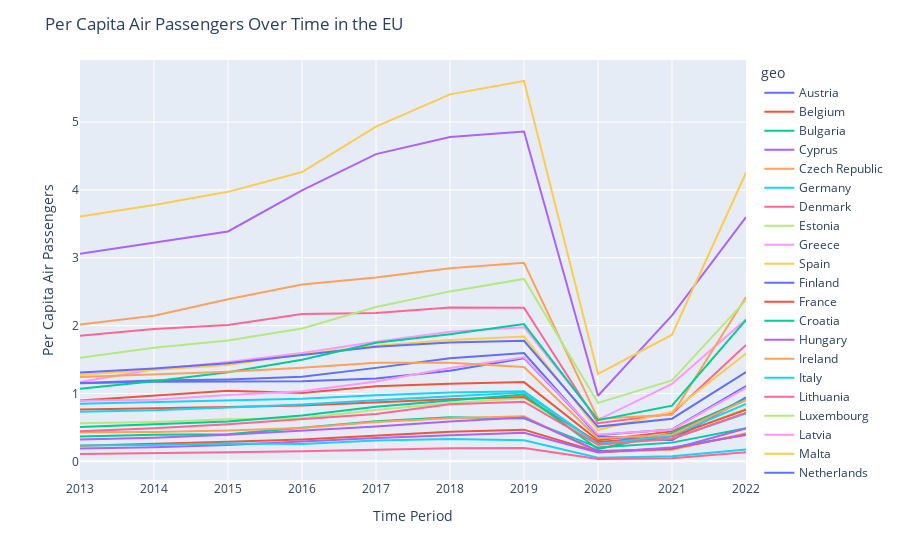
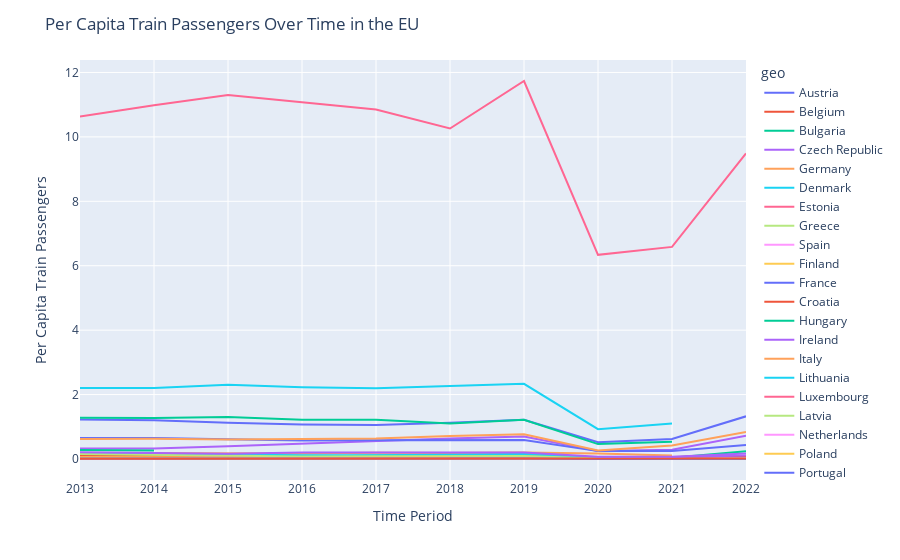

The notebook cell saved with these charts, in order:
### Code cell
fig1 = px.line(df_air_pas_2013, x='TIME_PERIOD', y='per_capita', color='geo')
fig1.update_layout(title_text="Per Capita Air Passengers Over Time in the EU", xaxis_title='Time Period', yaxis_title='Per Capita Air Passengers')
fig1.show()

fig2 = px.line(df_train_pas_2013, x='TIME_PERIOD', y='per_capita', color='geo')
fig2.update_layout(title_text="Per Capita Train Passengers Over Time in the EU", xaxis_title='Time Period', yaxis_title='Per Capita Train Passengers')
fig2.show()

### Figure 1 — Plotly figure (JSON) as saved in the notebook; plotly's stock layout.template omitted (floating-point values rounded to 4 significant figures)
{"data": [{"hovertemplate": "geo=Austria<br>TIME_PERIOD=%{x}<br>per_capita=%{y}<extra></extra>", "legendgroup": "Austria", "line": {"color": "#636efa", "dash": "solid"}, "marker": {"symbol": "circle"}, "mode": "lines", "name": "Austria", "orientation": "v", "showlegend": true, "type": "scatter", "x": [2013, 2014, 2015, 2016, 2017, 2018, 2019, 2020, 2021, 2022], "xaxis": "x", "y": [1.152, 1.172, 1.178, 1.181, 1.221, 1.334, 1.521, 0.3894, 0.4699, 1.111], "yaxis": "y"}, {"hovertemplate": "geo=Belgium<br>TIME_PERIOD=%{x}<br>per_capita=%{y}<extra></extra>", "legendgroup": "Belgium", "line": {"color": "#EF553B", "dash": "solid"}, "marker": {"symbol": "circle"}, "mode": "lines", "name": "Belgium", "orientation": "v", "showlegend": true, "type": "scatter", "x": [2013, 2014, 2015, 2016, 2017, 2018, 2019, 2020, 2021, 2022], "xaxis": "x", "y": [0.8956, 0.9729, 1.041, 1.006, 1.108, 1.144, 1.168, 0.3105, 0.4416, 0.9069], "yaxis": "y"}, {"hovertemplate": "geo=Bulgaria<br>TIME_PERIOD=%{x}<br>per_capita=%{y}<extra></extra>", "legendgroup": "Bulgaria", "line": {"color": "#00cc96", "dash": "solid"}, "marker": {"symbol": "circle"}, "mode": "lines", "name": "Bulgaria", "orientation": "v", "showlegend": true, "type": "scatter", "x": [2013, 2014, 2015, 2016, 2017, 2018, 2019, 2020, 2021, 2022], "xaxis": "x", "y": [0.3673, 0.3923, 0.3995, 0.4927, 0.5904, 0.6508, 0.6325, 0.2028, 0.2759, 0.4868], "yaxis": "y"}, {"hovertemplate": "geo=Cyprus<br>TIME_PERIOD=%{x}<br>per_capita=%{y}<extra></extra>", "legendgroup": "Cyprus", "line": {"color": "#ab63fa", "dash": "solid"}, "marker": {"symbol": "circle"}, "mode": "lines", "name": "Cyprus", "orientation": "v", "showlegend": true, "type": "scatter", "x": [2013, 2014, 2015, 2016, 2017, 2018, 2019, 2020, 2021, 2022], "xaxis": "x", "y": [3.061, 3.229, 3.388, 3.993, 4.528, 4.779, 4.86, 0.9665, 2.151, 3.599], "yaxis": "y"}, {"hovertemplate": "geo=Czech Republic<br>TIME_PERIOD=%{x}<br>per_capita=%{y}<extra></extra>", "legendgroup": "Czech Republic", "line": {"color": "#FFA15A", "dash": "solid"}, "marker": {"symbol": "circle"}, "mode": "lines", "name": "Czech Republic", "orientation": "v", "showlegend": true, "type": "scatter", "x": [2013, 2014, 2015, 2016, 2017, 2018, 2019, 2020, 2021, 2022], "xaxis": "x", "y": [0.4274, 0.4344, 0.4545, 0.4897, 0.5805, 0.6355, 0.6661, 0.1351, 0.1713, 0.4145], "yaxis": "y"}, {"hovertemplate": "geo=Germany<br>TIME_PERIOD=%{x}<br>per_capita=%{y}<extra></extra>", "legendgroup": "Germany", "line": {"color": "#19d3f3", "dash": "solid"}, "marker": {"symbol": "circle"}, "mode": "lines", "name": "Germany", "orientation": "v", "showlegend": true, "type": "scatter", "x": [2013, 2014, 2015, 2016, 2017, 2018, 2019, 2020, 2021, 2022], "xaxis": "x", "y": [0.8486, 0.8726, 0.9028, 0.9231, 0.9729, 1.016, 1.032, 0.2627, 0.3346, 0.7053], "yaxis": "y"}, {"hovertemplate": "geo=Denmark<br>TIME_PERIOD=%{x}<br>per_capita=%{y}<extra></extra>", "legendgroup": "Denmark", "line": {"color": "#FF6692", "dash": "solid"}, "marker": {"symbol": "circle"}, "mode": "lines", "name": "Denmark", "orientation": "v", "showlegend": true, "type": "scatter", "x": [2013, 2014, 2015, 2016, 2017, 2018, 2019, 2020, 2021, 2022], "xaxis": "x", "y": [1.853, 1.949, 2.01, 2.17, 2.187, 2.269, 2.264, 0.5621, 0.7002, 1.715], "yaxis": "y"}, {"hovertemplate": "geo=Estonia<br>TIME_PERIOD=%{x}<br>per_capita=%{y}<extra></extra>", "legendgroup": "Estonia", "line": {"color": "#B6E880", "dash": "solid"}, "marker": {"symbol": "circle"}, "mode": "lines", "name": "Estonia", "orientation": "v", "showlegend": true, "type": "scatter", "x": [2013, 2014, 2015, 2016, 2017, 2018, 2019, 2020, 2021, 2022], "xaxis": "x", "y": [0.5608, 0.5802, 0.6212, 0.6362, 0.7571, 0.8584, 0.9296, 0.244, 0.3674, 0.7752], "yaxis": "y"}, {"hovertemplate": "geo=Greece<br>TIME_PERIOD=%{x}<br>per_capita=%{y}<extra></extra>", "legendgroup": "Greece", "line": {"color": "#FF97FF", "dash": "solid"}, "marker": {"symbol": "circle"}, "mode": "lines", "name": "Greece", "orientation": "v", "showlegend": true, "type": "scatter", "x": [2013, 2014, 2015, 2016, 2017, 2018, 2019, 2020, 2021, 2022], "xaxis": "x", "y": [1.169, 1.353, 1.466, 1.596, 1.761, 1.909, 1.977, 0.6116, 1.141, 2.092], "yaxis": "y"}, {"hovertemplate": "geo=Spain<br>TIME_PERIOD=%{x}<br>per_capita=%{y}<extra></extra>", "legendgroup": "Spain", "line": {"color": "#FECB52", "dash": "solid"}, "marker": {"symbol": "circle"}, "mode": "lines", "name": "Spain", "orientation": "v", "showlegend": true, "type": "scatter", "x": [2013, 2014, 2015, 2016, 2017, 2018, 2019, 2020, 2021, 2022], "xaxis": "x", "y": [1.276, 1.344, 1.421, 1.578, 1.705, 1.787, 1.838, 0.4616, 0.7329, 1.59], "yaxis": "y"}, {"hovertemplate": "geo=Finland<br>TIME_PERIOD=%{x}<br>per_capita=%{y}<extra></extra>", "legendgroup": "Finland", "line": {"color": "#636efa", "dash": "solid"}, "marker": {"symbol": "circle"}, "mode": "lines", "name": "Finland", "orientation": "v", "showlegend": true, "type": "scatter", "x": [2013, 2014, 2015, 2016, 2017, 2018, 2019, 2020, 2021, 2022], "xaxis": "x", "y": [1.154, 1.191, 1.208, 1.247, 1.377, 1.52, 1.595, 0.3714, 0.3111, 0.941], "yaxis": "y"}, {"hovertemplate": "geo=France<br>TIME_PERIOD=%{x}<br>per_capita=%{y}<extra></extra>", "legendgroup": "France", "line": {"color": "#EF553B", "dash": "solid"}, "marker": {"symbol": "circle"}, "mode": "lines", "name": "France", "orientation": "v", "showlegend": true, "type": "scatter", "x": [2013, 2014, 2015, 2016, 2017, 2018, 2019, 2020, 2021, 2022], "xaxis": "x", "y": [0.765, 0.779, 0.8012, 0.8241, 0.8719, 0.9136, 0.9494, 0.2848, 0.3689, 0.7606], "yaxis": "y"}, {"hovertemplate": "geo=Croatia<br>TIME_PERIOD=%{x}<br>per_capita=%{y}<extra></extra>", "legendgroup": "Croatia", "line": {"color": "#00cc96", "dash": "solid"}, "marker": {"symbol": "circle"}, "mode": "lines", "name": "Croatia", "orientation": "v", "showlegend": true, "type": "scatter", "x": [2013, 2014, 2015, 2016, 2017, 2018, 2019, 2020, 2021, 2022], "xaxis": "x", "y": [0.5075, 0.5466, 0.5879, 0.6743, 0.8046, 0.896, 0.9851, 0.181, 0.4175, 0.9215], "yaxis": "y"}, {"hovertemplate": "geo=Hungary<br>TIME_PERIOD=%{x}<br>per_capita=%{y}<extra></extra>", "legendgroup": "Hungary", "line": {"color": "#ab63fa", "dash": "solid"}, "marker": {"symbol": "circle"}, "mode": "lines", "name": "Hungary", "orientation": "v", "showlegend": true, "type": "scatter", "x": [2013, 2014, 2015, 2016, 2017, 2018, 2019, 2020, 2021, 2022], "xaxis": "x", "y": [0.322, 0.3465, 0.3923, 0.4484, 0.5151, 0.5867, 0.646, 0.1533, 0.1812, 0.4835], "yaxis": "y"}, {"hovertemplate": "geo=Ireland<br>TIME_PERIOD=%{x}<br>per_capita=%{y}<extra></extra>", "legendgroup": "Ireland", "line": {"color": "#FFA15A", "dash": "solid"}, "marker": {"symbol": "circle"}, "mode": "lines", "name": "Ireland", "orientation": "v", "showlegend": true, "type": "scatter", "x": [2013, 2014, 2015, 2016, 2017, 2018, 2019, 2020, 2021, 2022], "xaxis": "x", "y": [2.017, 2.144, 2.388, 2.607, 2.708, 2.844, 2.925, 0.6296, 0.6869, 2.421], "yaxis": "y"}, {"hovertemplate": "geo=Italy<br>TIME_PERIOD=%{x}<br>per_capita=%{y}<extra></extra>", "legendgroup": "Italy", "line": {"color": "#19d3f3", "dash": "solid"}, "marker": {"symbol": "circle"}, "mode": "lines", "name": "Italy", "orientation": "v", "showlegend": true, "type": "scatter", "x": [2013, 2014, 2015, 2016, 2017, 2018, 2019, 2020, 2021, 2022], "xaxis": "x", "y": [0.7301, 0.7535, 0.7938, 0.8379, 0.9003, 0.9584, 1.015, 0.2561, 0.381, 0.848], "yaxis": "y"}, {"hovertemplate": "geo=Lithuania<br>TIME_PERIOD=%{x}<br>per_capita=%{y}<extra></extra>", "legendgroup": "Lithuania", "line": {"color": "#FF6692", "dash": "solid"}, "marker": {"symbol": "circle"}, "mode": "lines", "name": "Lithuania", "orientation": "v", "showlegend": true, "type": "scatter", "x": [2013, 2014, 2015, 2016, 2017, 2018, 2019, 2020, 2021, 2022], "xaxis": "x", "y": [0.4429, 0.4878, 0.547, 0.6265, 0.6963, 0.8416, 0.88, 0.2441, 0.3332, 0.7185], "yaxis": "y"}, {"hovertemplate": "geo=Luxembourg<br>TIME_PERIOD=%{x}<br>per_capita=%{y}<extra></extra>", "legendgroup": "Luxembourg", "line": {"color": "#B6E880", "dash": "solid"}, "marker": {"symbol": "circle"}, "mode": "lines", "name": "Luxembourg", "orientation": "v", "showlegend": true, "type": "scatter", "x": [2013, 2014, 2015, 2016, 2017, 2018, 2019, 2020, 2021, 2022], "xaxis": "x", "y": [1.527, 1.674, 1.781, 1.958, 2.275, 2.505, 2.688, 0.8611, 1.193, 2.376], "yaxis": "y"}, {"hovertemplate": "geo=Latvia<br>TIME_PERIOD=%{x}<br>per_capita=%{y}<extra></extra>", "legendgroup": "Latvia", "line": {"color": "#FF97FF", "dash": "solid"}, "marker": {"symbol": "circle"}, "mode": "lines", "name": "Latvia", "orientation": "v", "showlegend": true, "type": "scatter", "x": [2013, 2014, 2015, 2016, 2017, 2018, 2019, 2020, 2021, 2022], "xaxis": "x", "y": [0.8932, 0.907, 0.9794, 1.034, 1.178, 1.375, 1.533, 0.3953, 0.4664, 1.082], "yaxis": "y"}, {"hovertemplate": "geo=Malta<br>TIME_PERIOD=%{x}<br>per_capita=%{y}<extra></extra>", "legendgroup": "Malta", "line": {"color": "#FECB52", "dash": "solid"}, "marker": {"symbol": "circle"}, "mode": "lines", "name": "Malta", "orientation": "v", "showlegend": true, "type": "scatter", "x": [2013, 2014, 2015, 2016, 2017, 2018, 2019, 2020, 2021, 2022], "xaxis": "x", "y": [3.607, 3.776, 3.971, 4.264, 4.934, 5.408, 5.605, 1.287, 1.866, 4.253], "yaxis": "y"}, {"hovertemplate": "geo=Netherlands<br>TIME_PERIOD=%{x}<br>per_capita=%{y}<extra></extra>", "legendgroup": "Netherlands", "line": {"color": "#636efa", "dash": "solid"}, "marker": {"symbol": "circle"}, "mode": "lines", "name": "Netherlands", "orientation": "v", "showlegend": true, "type": "scatter", "x": [2013, 2014, 2015, 2016, 2017, 2018, 2019, 2020, 2021, 2022], "xaxis": "x", "y": [1.308, 1.369, 1.444, 1.565, 1.687, 1.752, 1.776, 0.5124, 0.6291, 1.317], "yaxis": "y"}, {"hovertemplate": "geo=Poland<br>TIME_PERIOD=%{x}<br>per_capita=%{y}<extra></extra>", "legendgroup": "Poland", "line": {"color": "#EF553B", "dash": "solid"}, "marker": {"symbol": "circle"}, "mode": "lines", "name": "Poland", "orientation": "v", "showlegend": true, "type": "scatter", "x": [2013, 2014, 2015, 2016, 2017, 2018, 2019, 2020, 2021, 2022], "xaxis": "x", "y": [0.2311, 0.2557, 0.2875, 0.3212, 0.3751, 0.4356, 0.4673, 0.1377, 0.1887, 0.395], "yaxis": "y"}, {"hovertemplate": "geo=Portugal<br>TIME_PERIOD=%{x}<br>per_capita=%{y}<extra></extra>", "legendgroup": "Portugal", "line": {"color": "#00cc96", "dash": "solid"}, "marker": {"symbol": "circle"}, "mode": "lines", "name": "Portugal", "orientation": "v", "showlegend": true, "type": "scatter", "x": [2013, 2014, 2015, 2016, 2017, 2018, 2019, 2020, 2021, 2022], "xaxis": "x", "y": [1.07, 1.18, 1.312, 1.496, 1.748, 1.874, 2.023, 0.6076, 0.8203, 2.084], "yaxis": "y"}, {"hovertemplate": "geo=Romania<br>TIME_PERIOD=%{x}<br>per_capita=%{y}<extra></extra>", "legendgroup": "Romania", "line": {"color": "#ab63fa", "dash": "solid"}, "marker": {"symbol": "circle"}, "mode": "lines", "name": "Romania", "orientation": "v", "showlegend": true, "type": "scatter", "x": [2013, 2014, 2015, 2016, 2017, 2018, 2019, 2020, 2021, 2022], "xaxis": "x", "y": [0.1891, 0.2067, 0.2393, 0.2899, 0.3451, 0.3833, 0.4199, 0.1297, 0.2044, 0.3878], "yaxis": "y"}, {"hovertemplate": "geo=Sweden<br>TIME_PERIOD=%{x}<br>per_capita=%{y}<extra></extra>", "legendgroup": "Sweden", "line": {"color": "#FFA15A", "dash": "solid"}, "marker": {"symbol": "circle"}, "mode": "lines", "name": "Sweden", "orientation": "v", "showlegend": true, "type": "scatter", "x": [2013, 2014, 2015, 2016, 2017, 2018, 2019, 2020, 2021, 2022], "xaxis": "x", "y": [1.244, 1.284, 1.319, 1.38, 1.454, 1.455, 1.39, 0.341, 0.3932, 0.9055], "yaxis": "y"}, {"hovertemplate": "geo=Slovenia<br>TIME_PERIOD=%{x}<br>per_capita=%{y}<extra></extra>", "legendgroup": "Slovenia", "line": {"color": "#19d3f3", "dash": "solid"}, "marker": {"symbol": "circle"}, "mode": "lines", "name": "Slovenia", "orientation": "v", "showlegend": true, "type": "scatter", "x": [2013, 2014, 2015, 2016, 2017, 2018, 2019, 2020, 2021, 2022], "xaxis": "x", "y": [0.2324, 0.2397, 0.2631, 0.2571, 0.3078, 0.3311, 0.3123, 0.0519, 0.07516, 0.1738], "yaxis": "y"}, {"hovertemplate": "geo=Slovakia<br>TIME_PERIOD=%{x}<br>per_capita=%{y}<extra></extra>", "legendgroup": "Slovakia", "line": {"color": "#FF6692", "dash": "solid"}, "marker": {"symbol": "circle"}, "mode": "lines", "name": "Slovakia", "orientation": "v", "showlegend": true, "type": "scatter", "x": [2013, 2014, 2015, 2016, 2017, 2018, 2019, 2020, 2021, 2022], "xaxis": "x", "y": [0.1088, 0.1166, 0.1355, 0.1503, 0.1671, 0.194, 0.1969, 0.03467, 0.04445, 0.1351], "yaxis": "y"}], "layout": {"legend": {"title": {"text": "geo"}, "tracegroupgap": 0}, "margin": {"t": 60}, "title": {"text": "Per Capita Air Passengers Over Time in the EU"}, "xaxis": {"anchor": "y", "domain": [0, 1], "title": {"text": "Time Period"}}, "yaxis": {"anchor": "x", "domain": [0, 1], "title": {"text": "Per Capita Air Passengers"}}}}

### Figure 2 — Plotly figure (JSON) as saved in the notebook; plotly's stock layout.template omitted (floating-point values rounded to 4 significant figures)
{"data": [{"hovertemplate": "geo=Austria<br>TIME_PERIOD=%{x}<br>per_capita=%{y}<extra></extra>", "legendgroup": "Austria", "line": {"color": "#636efa", "dash": "solid"}, "marker": {"symbol": "circle"}, "mode": "lines", "name": "Austria", "orientation": "v", "showlegend": true, "type": "scatter", "x": [2013, 2014, 2015, 2016, 2017, 2018, 2019, 2020, 2021, 2022], "xaxis": "x", "y": [1.227, 1.203, 1.126, 1.069, 1.057, 1.124, 1.218, 0.5183, 0.6221, 1.325], "yaxis": "y"}, {"hovertemplate": "geo=Belgium<br>TIME_PERIOD=%{x}<br>per_capita=%{y}<extra></extra>", "legendgroup": "Belgium", "line": {"color": "#EF553B", "dash": "solid"}, "marker": {"symbol": "circle"}, "mode": "lines", "name": "Belgium", "orientation": "v", "showlegend": true, "type": "scatter", "x": [2013, 2014, 2015, 2016, 2017, 2018, 2019, 2020, 2021, 2022], "xaxis": "x", "y": [null, null, null, null, null, null, null, null, null, null], "yaxis": "y"}, {"hovertemplate": "geo=Bulgaria<br>TIME_PERIOD=%{x}<br>per_capita=%{y}<extra></extra>", "legendgroup": "Bulgaria", "line": {"color": "#00cc96", "dash": "solid"}, "marker": {"symbol": "circle"}, "mode": "lines", "name": "Bulgaria", "orientation": "v", "showlegend": true, "type": "scatter", "x": [2013, 2014, 2015, 2016, 2017, 2018, 2019, 2020, 2021, 2022], "xaxis": "x", "y": [0.04558, 0.03989, 0.03249, 0.07199, 0.1104, 0.1128, 0.1491, 0.04301, 0.03962, 0.2398], "yaxis": "y"}, {"hovertemplate": "geo=Czech Republic<br>TIME_PERIOD=%{x}<br>per_capita=%{y}<extra></extra>", "legendgroup": "Czech Republic", "line": {"color": "#ab63fa", "dash": "solid"}, "marker": {"symbol": "circle"}, "mode": "lines", "name": "Czech Republic", "orientation": "v", "showlegend": true, "type": "scatter", "x": [2013, 2014, 2015, 2016, 2017, 2018, 2019, 2020, 2021, 2022], "xaxis": "x", "y": [0.3232, 0.3282, 0.3957, 0.48, 0.5474, 0.6385, 0.6966, 0.2459, 0.2896, 0.72], "yaxis": "y"}, {"hovertemplate": "geo=Germany<br>TIME_PERIOD=%{x}<br>per_capita=%{y}<extra></extra>", "legendgroup": "Germany", "line": {"color": "#FFA15A", "dash": "solid"}, "marker": {"symbol": "circle"}, "mode": "lines", "name": "Germany", "orientation": "v", "showlegend": true, "type": "scatter", "x": [2013, 2014, 2015, 2016, 2017, 2018, 2019, 2020, 2021], "xaxis": "x", "y": [0.1881, 0.1864, 0.1726, 0.1695, 0.1921, 0.1859, 0.205, 0.1735, 0.112], "yaxis": "y"}, {"hovertemplate": "geo=Denmark<br>TIME_PERIOD=%{x}<br>per_capita=%{y}<extra></extra>", "legendgroup": "Denmark", "line": {"color": "#19d3f3", "dash": "solid"}, "marker": {"symbol": "circle"}, "mode": "lines", "name": "Denmark", "orientation": "v", "showlegend": true, "type": "scatter", "x": [2013, 2014, 2015, 2016, 2017, 2018, 2019, 2020, 2021], "xaxis": "x", "y": [2.204, 2.204, 2.304, 2.228, 2.198, 2.265, 2.333, 0.925, 1.104], "yaxis": "y"}, {"hovertemplate": "geo=Estonia<br>TIME_PERIOD=%{x}<br>per_capita=%{y}<extra></extra>", "legendgroup": "Estonia", "line": {"color": "#FF6692", "dash": "solid"}, "marker": {"symbol": "circle"}, "mode": "lines", "name": "Estonia", "orientation": "v", "showlegend": true, "type": "scatter", "x": [2013, 2014, 2015, 2016, 2017, 2018, 2019, 2020, 2021, 2022], "xaxis": "x", "y": [0.09241, 0.07372, 0.04183, 0.07827, 0.08133, 0.08111, 0.08454, 0.00602, 0, 0], "yaxis": "y"}, {"hovertemplate": "geo=Greece<br>TIME_PERIOD=%{x}<br>per_capita=%{y}<extra></extra>", "legendgroup": "Greece", "line": {"color": "#B6E880", "dash": "solid"}, "marker": {"symbol": "circle"}, "mode": "lines", "name": "Greece", "orientation": "v", "showlegend": true, "type": "scatter", "x": [2013, 2014, 2015, 2016, 2017, 2018, 2019, 2020, 2021, 2022], "xaxis": "x", "y": [0.0004544, 0.003935, 0.002947, 0.001947, 0.002043, 0.001583, 0.0007459, 0, 0, 0], "yaxis": "y"}, {"hovertemplate": "geo=Spain<br>TIME_PERIOD=%{x}<br>per_capita=%{y}<extra></extra>", "legendgroup": "Spain", "line": {"color": "#FF97FF", "dash": "solid"}, "marker": {"symbol": "circle"}, "mode": "lines", "name": "Spain", "orientation": "v", "showlegend": true, "type": "scatter", "x": [2013, 2014, 2015, 2016, 2017, 2018, 2019, 2020, 2021, 2022], "xaxis": "x", "y": [0.008261, 0.02191, 0.02237, 0.02293, 0.023, 0.02205, 0.02258, 0.005873, 0.008207, 0.01693], "yaxis": "y"}, {"hovertemplate": "geo=Finland<br>TIME_PERIOD=%{x}<br>per_capita=%{y}<extra></extra>", "legendgroup": "Finland", "line": {"color": "#FECB52", "dash": "solid"}, "marker": {"symbol": "circle"}, "mode": "lines", "name": "Finland", "orientation": "v", "showlegend": true, "type": "scatter", "x": [2013, 2014, 2015, 2016, 2017, 2018, 2019, 2020, 2021, 2022], "xaxis": "x", "y": [0.1102, 0.09502, 0.07822, 0.08237, 0.09958, 0.1001, 0.1158, 0.02136, 0.0007228, 0.005587], "yaxis": "y"}, {"hovertemplate": "geo=France<br>TIME_PERIOD=%{x}<br>per_capita=%{y}<extra></extra>", "legendgroup": "France", "line": {"color": "#636efa", "dash": "solid"}, "marker": {"symbol": "circle"}, "mode": "lines", "name": "France", "orientation": "v", "showlegend": true, "type": "scatter", "x": [2013, 2014, 2015, 2016, 2017, 2018, 2019, 2020, 2021, 2022], "xaxis": "x", "y": [0.6487, 0.6498, 0.6097, 0.5713, 0.5856, 0.5875, 0.593, 0.2448, 0.246, 0.4318], "yaxis": "y"}, {"hovertemplate": "geo=Croatia<br>TIME_PERIOD=%{x}<br>per_capita=%{y}<extra></extra>", "legendgroup": "Croatia", "line": {"color": "#EF553B", "dash": "solid"}, "marker": {"symbol": "circle"}, "mode": "lines", "name": "Croatia", "orientation": "v", "showlegend": true, "type": "scatter", "x": [2013, 2014, 2015, 2016, 2017, 2018, 2019, 2020, 2021, 2022], "xaxis": "x", "y": [0.09526, 0.08501, 0.07526, 0.07111, 0.06981, 0.07332, 0.07409, 0.03376, 0.05252, 0.09166], "yaxis": "y"}, {"hovertemplate": "geo=Hungary<br>TIME_PERIOD=%{x}<br>per_capita=%{y}<extra></extra>", "legendgroup": "Hungary", "line": {"color": "#00cc96", "dash": "solid"}, "marker": {"symbol": "circle"}, "mode": "lines", "name": "Hungary", "orientation": "v", "showlegend": true, "type": "scatter", "x": [2013, 2014, 2015, 2016, 2017, 2018, 2019, 2020, 2021, 2022], "xaxis": "x", "y": [0.283, 0.2635, null, null, null, null, null, null, null, null], "yaxis": "y"}, {"hovertemplate": "geo=Ireland<br>TIME_PERIOD=%{x}<br>per_capita=%{y}<extra></extra>", "legendgroup": "Ireland", "line": {"color": "#ab63fa", "dash": "solid"}, "marker": {"symbol": "circle"}, "mode": "lines", "name": "Ireland", "orientation": "v", "showlegend": true, "type": "scatter", "x": [2013, 2014, 2015, 2016, 2017, 2018, 2019, 2020, 2021, 2022], "xaxis": "x", "y": [0.1668, 0.1537, 0.06691, 0.07236, 0.07838, 0.08571, 0.08319, 0.028, 0.05393, 0.1069], "yaxis": "y"}, {"hovertemplate": "geo=Italy<br>TIME_PERIOD=%{x}<br>per_capita=%{y}<extra></extra>", "legendgroup": "Italy", "line": {"color": "#FFA15A", "dash": "solid"}, "marker": {"symbol": "circle"}, "mode": "lines", "name": "Italy", "orientation": "v", "showlegend": true, "type": "scatter", "x": [2013, 2014, 2015, 2016, 2017, 2018, 2019, 2020, 2021], "xaxis": "x", "y": [0.05237, 0.05174, 0.05714, 0.04899, 0.04417, 0.04292, 0.04786, 0.01715, 0.03091], "yaxis": "y"}, {"hovertemplate": "geo=Lithuania<br>TIME_PERIOD=%{x}<br>per_capita=%{y}<extra></extra>", "legendgroup": "Lithuania", "line": {"color": "#19d3f3", "dash": "solid"}, "marker": {"symbol": "circle"}, "mode": "lines", "name": "Lithuania", "orientation": "v", "showlegend": true, "type": "scatter", "x": [2013, 2014, 2015, 2016, 2017, 2018, 2019, 2020, 2021, 2022], "xaxis": "x", "y": [0.181, 0.1542, 0.1232, 0.1163, 0.1131, 0.1303, 0.1528, 0.02398, 0, 0.001426], "yaxis": "y"}, {"hovertemplate": "geo=Luxembourg<br>TIME_PERIOD=%{x}<br>per_capita=%{y}<extra></extra>", "legendgroup": "Luxembourg", "line": {"color": "#FF6692", "dash": "solid"}, "marker": {"symbol": "circle"}, "mode": "lines", "name": "Luxembourg", "orientation": "v", "showlegend": true, "type": "scatter", "x": [2013, 2014, 2015, 2016, 2017, 2018, 2019, 2020, 2021, 2022], "xaxis": "x", "y": [10.63, 10.98, 11.3, 11.07, 10.85, 10.26, 11.73, 6.338, 6.584, 9.486], "yaxis": "y"}, {"hovertemplate": "geo=Latvia<br>TIME_PERIOD=%{x}<br>per_capita=%{y}<extra></extra>", "legendgroup": "Latvia", "line": {"color": "#B6E880", "dash": "solid"}, "marker": {"symbol": "circle"}, "mode": "lines", "name": "Latvia", "orientation": "v", "showlegend": true, "type": "scatter", "x": [2013, 2014, 2015, 2016, 2017, 2018, 2019, 2020, 2021, 2022], "xaxis": "x", "y": [0.1532, 0.1259, 0.09013, 0.07974, 0.08564, 0.08582, 0.09375, 0.01363, 0.002641, 0.007997], "yaxis": "y"}, {"hovertemplate": "geo=Netherlands<br>TIME_PERIOD=%{x}<br>per_capita=%{y}<extra></extra>", "legendgroup": "Netherlands", "line": {"color": "#FF97FF", "dash": "solid"}, "marker": {"symbol": "circle"}, "mode": "lines", "name": "Netherlands", "orientation": "v", "showlegend": true, "type": "scatter", "x": [2013, 2014, 2015, 2016, 2017, 2018, 2019, 2020, 2021, 2022], "xaxis": "x", "y": [null, null, null, null, null, null, null, null, null, null], "yaxis": "y"}, {"hovertemplate": "geo=Poland<br>TIME_PERIOD=%{x}<br>per_capita=%{y}<extra></extra>", "legendgroup": "Poland", "line": {"color": "#FECB52", "dash": "solid"}, "marker": {"symbol": "circle"}, "mode": "lines", "name": "Poland", "orientation": "v", "showlegend": true, "type": "scatter", "x": [2013, 2014, 2015, 2016, 2017, 2018, 2019, 2020, 2021, 2022], "xaxis": "x", "y": [0.04839, 0.03751, 0.0301, 0.0301, 0.04077, 0.048, null, null, null, 0.06297], "yaxis": "y"}, {"hovertemplate": "geo=Portugal<br>TIME_PERIOD=%{x}<br>per_capita=%{y}<extra></extra>", "legendgroup": "Portugal", "line": {"color": "#636efa", "dash": "solid"}, "marker": {"symbol": "circle"}, "mode": "lines", "name": "Portugal", "orientation": "v", "showlegend": true, "type": "scatter", "x": [2013, 2014, 2015, 2016, 2017, 2018, 2019, 2020, 2021, 2022], "xaxis": "x", "y": [0.01278, 0.01496, 0.02178, 0.02263, 0.02435, 0.01681, 0.01732, 0.002331, 0.002525, 0.01072], "yaxis": "y"}, {"hovertemplate": "geo=Romania<br>TIME_PERIOD=%{x}<br>per_capita=%{y}<extra></extra>", "legendgroup": "Romania", "line": {"color": "#EF553B", "dash": "solid"}, "marker": {"symbol": "circle"}, "mode": "lines", "name": "Romania", "orientation": "v", "showlegend": true, "type": "scatter", "x": [2013, 2014, 2015, 2016, 2017, 2018, 2019, 2020, 2021, 2022], "xaxis": "x", "y": [0.01164, 0.01128, 0.01092, 0.01027, 0.00957, 0.00901, 0.01051, 0.004035, 0.005312, 0.01586], "yaxis": "y"}, {"hovertemplate": "geo=Sweden<br>TIME_PERIOD=%{x}<br>per_capita=%{y}<extra></extra>", "legendgroup": "Sweden", "line": {"color": "#00cc96", "dash": "solid"}, "marker": {"symbol": "circle"}, "mode": "lines", "name": "Sweden", "orientation": "v", "showlegend": true, "type": "scatter", "x": [2013, 2014, 2015, 2016, 2017, 2018, 2019, 2020, 2021, 2022], "xaxis": "x", "y": [1.283, 1.271, 1.302, 1.218, 1.215, 1.103, 1.219, 0.463, 0.5361, null], "yaxis": "y"}, {"hovertemplate": "geo=Slovenia<br>TIME_PERIOD=%{x}<br>per_capita=%{y}<extra></extra>", "legendgroup": "Slovenia", "line": {"color": "#ab63fa", "dash": "solid"}, "marker": {"symbol": "circle"}, "mode": "lines", "name": "Slovenia", "orientation": "v", "showlegend": true, "type": "scatter", "x": [2013, 2014, 2015, 2016, 2017, 2018, 2019, 2020, 2021, 2022], "xaxis": "x", "y": [0.2098, 0.1849, 0.1663, 0.203, 0.1985, 0.2071, 0.2033, 0.06632, 0.06828, 0.1737], "yaxis": "y"}, {"hovertemplate": "geo=Slovakia<br>TIME_PERIOD=%{x}<br>per_capita=%{y}<extra></extra>", "legendgroup": "Slovakia", "line": {"color": "#FFA15A", "dash": "solid"}, "marker": {"symbol": "circle"}, "mode": "lines", "name": "Slovakia", "orientation": "v", "showlegend": true, "type": "scatter", "x": [2013, 2014, 2015, 2016, 2017, 2018, 2019, 2020, 2021, 2022], "xaxis": "x", "y": [0.6171, 0.6263, 0.6089, 0.6161, 0.6333, 0.7137, 0.7676, 0.264, 0.4191, 0.8402], "yaxis": "y"}], "layout": {"legend": {"title": {"text": "geo"}, "tracegroupgap": 0}, "margin": {"t": 60}, "title": {"text": "Per Capita Train Passengers Over Time in the EU"}, "xaxis": {"anchor": "y", "domain": [0, 1], "title": {"text": "Time Period"}}, "yaxis": {"anchor": "x", "domain": [0, 1], "title": {"text": "Per Capita Train Passengers"}}}}
